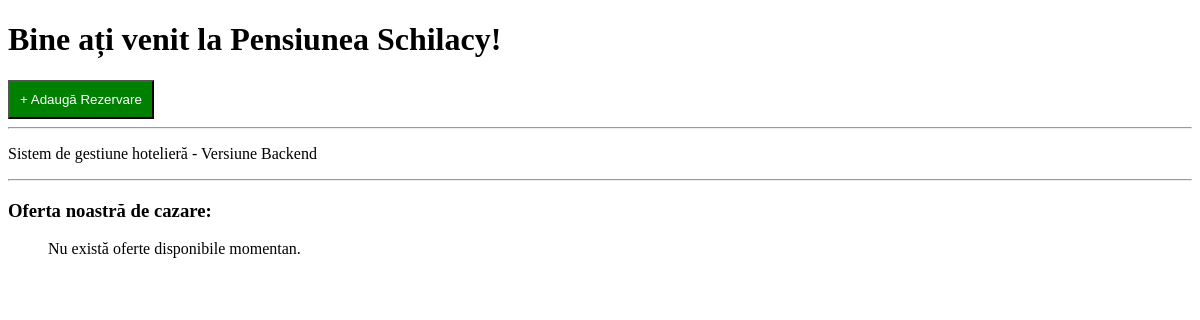
The app's page /, older data.
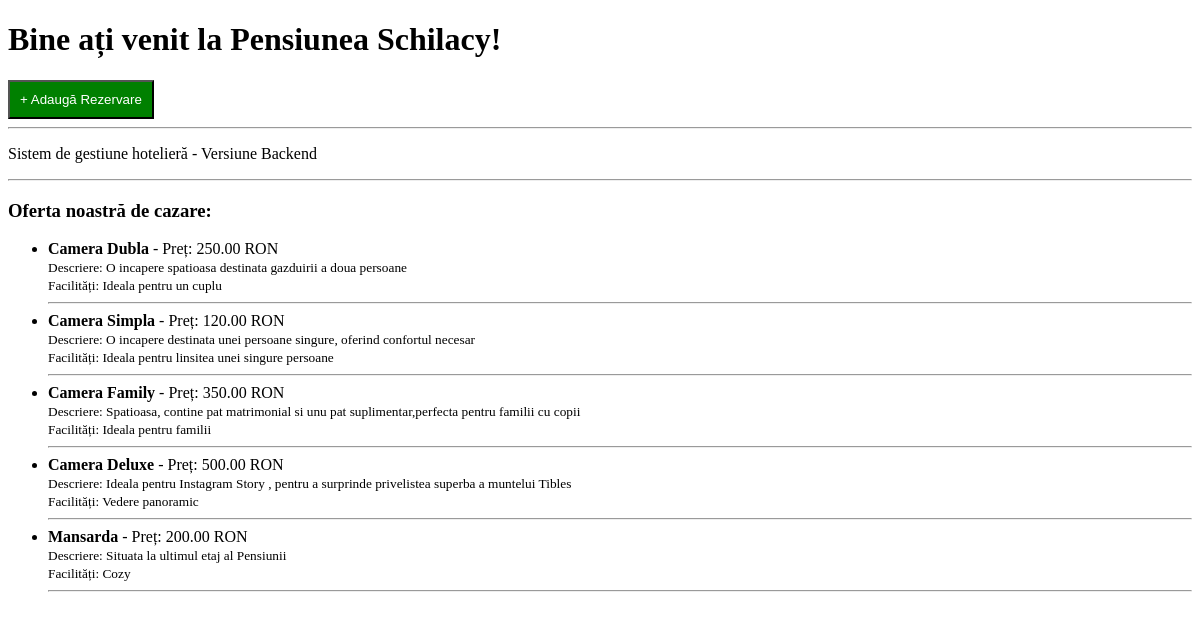
The same page, newer data.
### cazare/models.py (models this page shows, shortened)
class TipCamera(models.Model):
    nume_tip = models.CharField(max_length=50)
    descriere = models.TextField()
    facilitati = models.TextField(blank=True)
    pret_per_noapte = models.DecimalField(max_digits=10, decimal_places=2)

### cazare/views.py (the view)
# urls.py: path('', views.homepage, name='acasa'),
def homepage(request):
    toate_tipurile = TipCamera.objects.all()
    context = {'tipuri': toate_tipurile}
    return render(request, 'cazare/homepage.html', context)

### cazare/templates/cazare/homepage.html (shortened to what this page needs)
<!DOCTYPE html>
<html lang="ro">
<head>
</head>
<body>
    <h1>Bine ați venit la Pensiunea Schilacy!</h1>
    <a href="{% url 'creare_rezervare' %}">
    <button style="padding: 10px; background-color: green; color: white;">
        + Adaugă Rezervare
    </button>
</a>
<hr>
    <p>Sistem de gestiune hotelieră - Versiune Backend</p>
    <hr>
    <h3>Oferta noastră de cazare:</h3>
    <ul>
        {% for camera in tipuri %}
            <li>
                <strong>{{ camera.nume_tip }}</strong>
                - Preț: {{ camera.pret_per_noapte }} RON
                <br>
                <small>Descriere: {{ camera.descriere }}</small>
                <br>
                <small>Facilități: {{ camera.facilitati }}</small>
                <hr>
            </li>
        {% empty %}
            <p>Nu există oferte disponibile momentan.</p>
        {% endfor %}
    </ul>
</body>
</html>

Row changes from the older to the newer data that the page shows:
added TipCamera: nume_tip "Camera Dubla", pret_per_noapte "250.00", descriere "O incapere spatioasa destinata gazduirii a doua persoane", facilitati "Ideala pentru un cuplu"
added TipCamera: nume_tip "Camera Simpla", pret_per_noapte "120.00", descriere "O incapere destinata unei persoane singure, oferind confortul necesar", facilitati "Ideala pentru linsitea unei singure persoane"
added TipCamera: nume_tip "Camera Family", pret_per_noapte "350.00", descriere "Spatioasa, contine pat matrimonial si unu pat suplimentar,perfecta pentru familii cu copii", facilitati "Ideala pentru familii"
added TipCamera: nume_tip "Camera Deluxe", pret_per_noapte "500.00", descriere "Ideala pentru Instagram Story , pentru a surprinde privelistea superba a muntelui Tibles", facilitati "Vedere panoramic"
added TipCamera: nume_tip "Mansarda", pret_per_noapte "200.00", descriere "Situata la ultimul etaj al Pensiunii", facilitati "Cozy"
Text that changed along with them:
text no longer shown: "Nu există oferte disponibile momentan."
